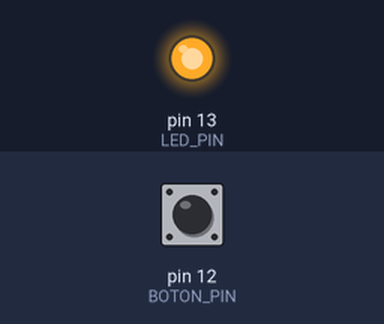
Simulated run of this sketch. Board: Arduino Uno, built with avr-gcc and run on an emulated ATmega328P. On the bench: output pins drawn as LEDs (lit = HIGH). The test bench sets the inputs (shaded band); at power-on: pin 12 (BOTON_PIN) HIGH.

Above: at 1.2 s.
1.3 s: pin 12 (BOTON_PIN) pulled LOW for 0.15 s
At 1.8 s:
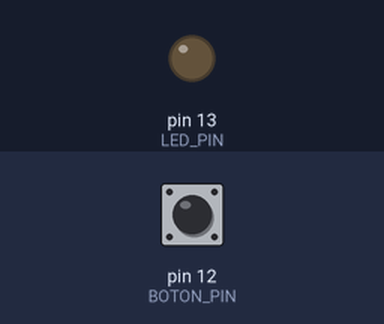
2.9 s: pin 12 (BOTON_PIN) pulled LOW for 1 s
At 4.3 s:
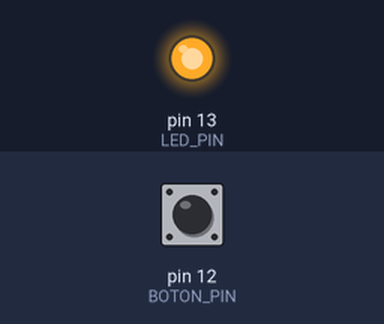
5.4 s: pin 12 (BOTON_PIN) pulled LOW for 3.2 s
At 9.1 s:
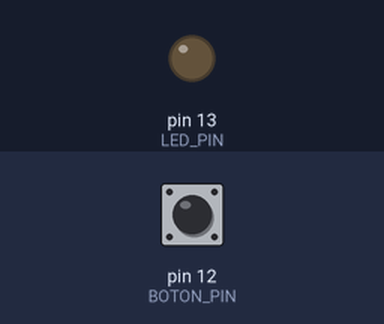
Timing chart, 0 to 10.6 s (numbered marks = the images above; inputs shaded):
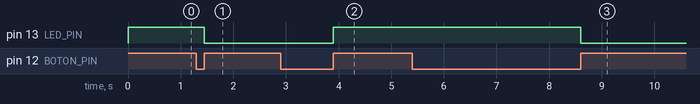

Measured:
- after the input at 1.3 s, pin 13 (LED_PIN): HIGH → LOW after 0.15 s
- after the input at 2.9 s, pin 13 (LED_PIN): LOW → HIGH after 1.0 s
- after the input at 5.4 s, pin 13 (LED_PIN): HIGH → LOW after 3.2 s

The sketch:

ejercicio1.ino
```cpp
#define LED_PIN 13
#define BOTON_PIN 12
int estado;
int estado_ant;
int bandera = 0;
void setup()
{
	pinMode(LED_PIN, OUTPUT);
	pinMode(BOTON_PIN, INPUT_PULLUP);
}
void loop()
{
	estado = digitalRead(BOTON_PIN);
	if(estado != estado_ant)
	{
		if(estado == 1)
		{
			bandera = !bandera;
		}
	}
	digitalWrite(LED_PIN, bandera);
	estado_ant = estado;
	delay(50);
}
```
